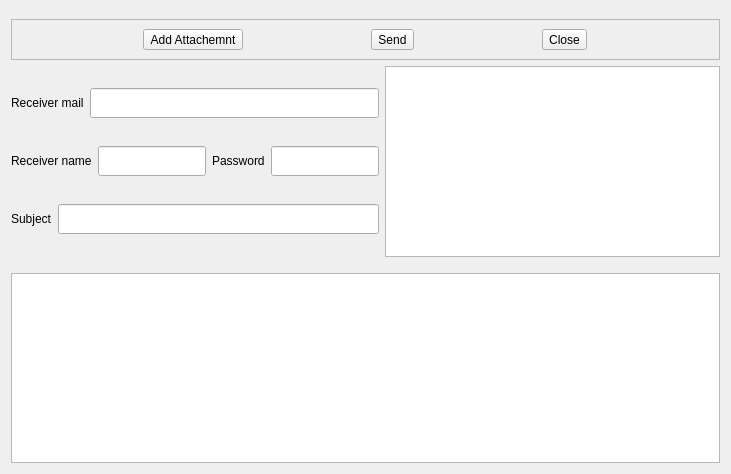
<?xml version="1.0" encoding="UTF-8"?>
<ui version="4.0">
 <class>MailClient</class>
 <widget class="QDialog" name="MailClient">
  <property name="geometry">
   <rect>
    <x>0</x>
    <y>0</y>
    <width>731</width>
    <height>474</height>
   </rect>
  </property>
  <property name="windowTitle">
   <string>Esprit-RP : Mail client</string>
  </property>
  <property name="styleSheet">
   <string notr="true"/>
  </property>
  <layout class="QVBoxLayout" name="verticalLayout_2">
   <item>
    <spacer name="verticalSpacer">
     <property name="orientation">
      <enum>Qt::Vertical</enum>
     </property>
     <property name="sizeType">
      <enum>QSizePolicy::Preferred</enum>
     </property>
     <property name="sizeHint" stdset="0">
      <size>
       <width>20</width>
       <height>10</height>
      </size>
     </property>
    </spacer>
   </item>
   <item>
    <widget class="QFrame" name="frame">
     <property name="frameShape">
      <enum>QFrame::StyledPanel</enum>
     </property>
     <property name="frameShadow">
      <enum>QFrame::Raised</enum>
     </property>
     <layout class="QHBoxLayout" name="horizontalLayout">
      <item>
       <widget class="QToolButton" name="button_add_attachment">
        <property name="text">
         <string>Add Attachemnt</string>
        </property>
       </widget>
      </item>
      <item>
       <widget class="QToolButton" name="button_send">
        <property name="text">
         <string>Send</string>
        </property>
       </widget>
      </item>
      <item>
       <widget class="QToolButton" name="button_close">
        <property name="text">
         <string>Close</string>
        </property>
       </widget>
      </item>
     </layout>
    </widget>
   </item>
   <item>
    <layout class="QHBoxLayout" name="horizontalLayout_3">
     <item>
      <layout class="QVBoxLayout" name="verticalLayout">
       <item>
        <layout class="QHBoxLayout" name="horizontalLayout_5">
         <item>
          <widget class="QLabel" name="label_receiver_mail">
           <property name="text">
            <string>Receiver mail</string>
           </property>
          </widget>
         </item>
         <item>
          <widget class="QLineEdit" name="line_receiver_mail">
           <property name="minimumSize">
            <size>
             <width>0</width>
             <height>30</height>
            </size>
           </property>
          </widget>
         </item>
        </layout>
       </item>
       <item>
        <layout class="QHBoxLayout" name="horizontalLayout_2">
         <item>
          <widget class="QLabel" name="label_receiver_name">
           <property name="layoutDirection">
            <enum>Qt::RightToLeft</enum>
           </property>
           <property name="text">
            <string>Receiver name</string>
           </property>
          </widget>
         </item>
         <item>
          <widget class="QLineEdit" name="line_receiver_name">
           <property name="minimumSize">
            <size>
             <width>0</width>
             <height>30</height>
            </size>
           </property>
          </widget>
         </item>
         <item>
          <widget class="QLabel" name="label_password">
           <property name="text">
            <string>Password</string>
           </property>
          </widget>
         </item>
         <item>
          <widget class="QLineEdit" name="line_password">
           <property name="minimumSize">
            <size>
             <width>0</width>
             <height>30</height>
            </size>
           </property>
          </widget>
         </item>
        </layout>
       </item>
       <item>
        <layout class="QHBoxLayout" name="horizontalLayout_4">
         <item>
          <widget class="QLabel" name="label_subject">
           <property name="text">
            <string>Subject</string>
           </property>
          </widget>
         </item>
         <item>
          <widget class="QLineEdit" name="line_subject">
           <property name="minimumSize">
            <size>
             <width>0</width>
             <height>30</height>
            </size>
           </property>
          </widget>
         </item>
        </layout>
       </item>
      </layout>
     </item>
     <item>
      <widget class="QListWidget" name="list_attachements"/>
     </item>
    </layout>
   </item>
   <item>
    <spacer name="verticalSpacer_2">
     <property name="orientation">
      <enum>Qt::Vertical</enum>
     </property>
     <property name="sizeType">
      <enum>QSizePolicy::Fixed</enum>
     </property>
     <property name="sizeHint" stdset="0">
      <size>
       <width>20</width>
       <height>10</height>
      </size>
     </property>
    </spacer>
   </item>
   <item>
    <widget class="QTextEdit" name="Text_mail_content"/>
   </item>
  </layout>
 </widget>
 <resources/>
 <connections/>
</ui>
